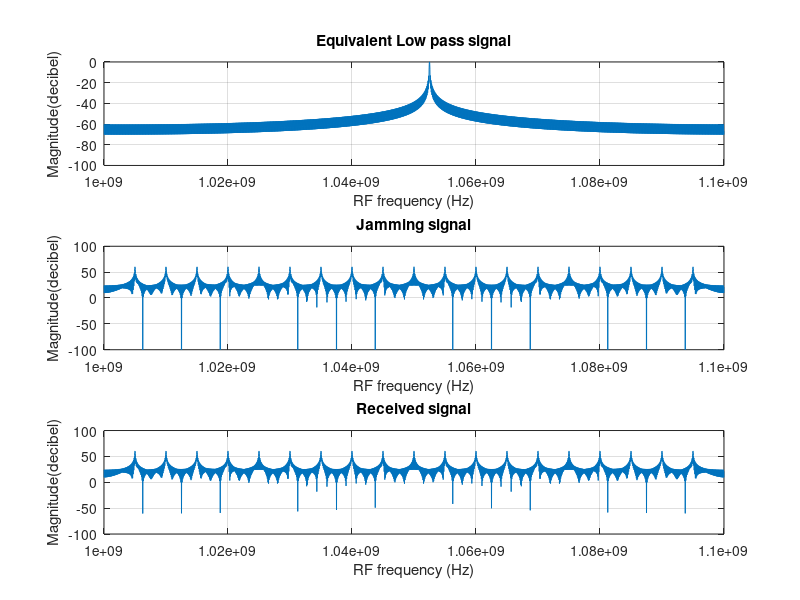
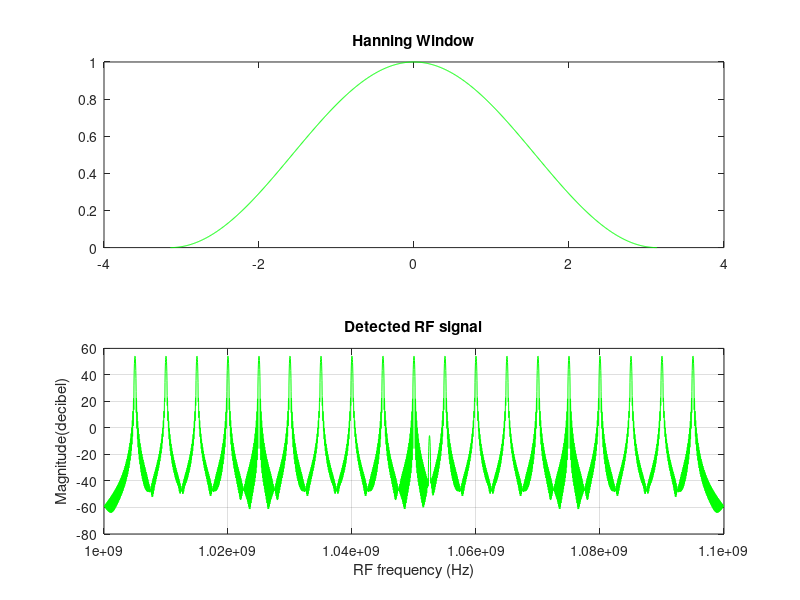
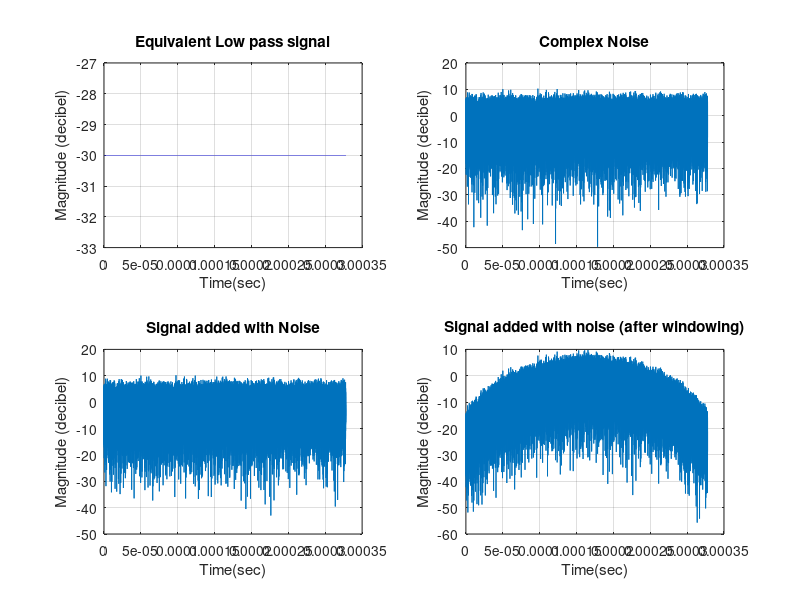
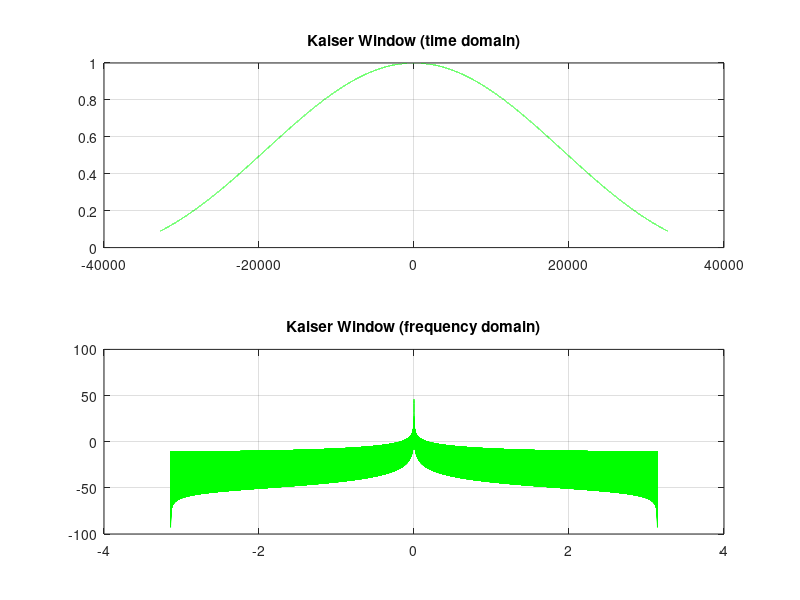

MATLAB code for these plots, in order:

%DSP-EECE 520 Project
%DFT Processing for Jammed Signals
%Scenario #1 (Sinusoidal Jamming) - Part A

    %initializing
    f_h=1.1*10^9;   %highest frequency
    f_l=1*10^9; %lowest frequency
    B=f_h-f_l;  %bandwidth
    g=5*10^6;   %gap spacing of 5Mhz
    Fs=2*B; %sampling rate
    T=1/Fs; %sample spacing
    N=2^10;
    N_zp=4*N;   %zero padding
    s=0;
    t=(0:N-1)*T;
    N1=2^16;
    t1=(0:N1-1)*T;
    
    fm=2*((-B/2)+2.5*10^6+(g*randi(18)));   %unknown RF frequency
    x=(10^-3)*exp(1j*2*pi*fm*t);    %unknown RF signal
    for f=2*((-B/2+g):g:(B/2-g))
        y=exp(1j*2*pi*f*t);
        s=s+y;
    end
    
    %received signal
    r=x+s;  
    X=fftshift(fft(x,N_zp));
    S=fftshift(fft(s,N_zp));
    R=fftshift(fft(r,N_zp));
    
    omeg=(-(N_zp/2):(N_zp/2)-1)*2*pi/(N_zp);   %DT Frequency
    f2=f_l+(B/2)*((omeg/pi)+1);
    
    %Windowing
    H=hanning(length(x)); %hanning
    hann=transpose(H);
    r2=r.*hann;
    R2=fftshift(fft(r2,N_zp));
    f3=(-N/2:N/2-1)*2*pi/N;
    
    %plots
    figure(1);
    subplot(3,1,1)
    plot(f2,20*log10(abs(X)));
    xlabel('RF frequency (Hz)');
    ylabel('Magnitude(decibel)');
    title('Equivalent Low pass signal');
    axis([10^9 1.1*10^9 -100 0]);
    grid
    subplot(3,1,2);
    plot(f2,20*log10(abs(S)));
    xlabel('RF frequency (Hz)');
    ylabel('Magnitude(decibel)');
    title('Jamming signal');
    axis([10^9 1.1*10^9 -100 100]);
    grid
    subplot(3,1,3);
    plot(f2,20*log10(abs(R)));
    xlabel('RF frequency (Hz)');
    ylabel('Magnitude(decibel)');
    title('Received signal');
    axis([10^9 1.1*10^9 -100 100]);
    grid
    
    figure(2);
    subplot(2,1,1);
    plot(f3, hann,'g');
    title('Hanning Window');
    subplot(2,1,2);
    grid
    plot(f2, 20*log10(abs(R2)),'g');
    title('Detected RF signal');
    xlabel('RF frequency (Hz)');
    ylabel('Magnitude(decibel)');
    grid
    
%Scenario #1 (Sinusoidal Jamming with addition of Additive White Gausian
%Noise) - Part B
    
    %desired signal
    x1=(10^-1.5)*exp(1j*2*pi*fm*t1);
    X1=fftshift(fft(x1,4*N1));
    
    %jamming signal (gaussian noise)
    sx=size(x1);
    gn=(1/sqrt(2))*(randn(sx)+ 1j*randn(sx));
    GN=fftshift(fft(gn,4*N1));
    
    %windowing 
    w=kaiser(N1,4);
    win=transpose(w);
    W=fftshift(fft(win,2*N1));
   
    %received signal 
    z=(x1+gn).*win;
    
    %processing at different values of N
    Z=fftshift(fft(z(1:N1)));
    Z1=fftshift(fft(z(1:N1), 2*N1));
    Z2=fftshift(fft(z(1:N1), 4*N1));
    Z3=fftshift(fft(z(1:N1), 8*N1));
    Z4=fftshift(fft(z(1:N1), 16*N1));
    
    omega=(-N1/2:N1/2-1)*2*pi/(N1);
    f=f_l+(B/2)*((omega/pi)+1);
    omega1=(-(2*N1/2):(2*N1/2)-1)*2*pi/(2*N1);
    f1=f_l+(B/2)*((omega1/pi)+1);
    omega2=(-(N1*4/2):(N1/2*4)-1)*2*pi/(N1*4);
    f2=f_l+(B/2)*((omega2/pi)+1);
    omega3=(-(N1*8/2):(N1*8/2)-1)*2*pi/(N1*8);
    f3=f_l+(B/2)*((omega3/pi)+1);
    omega4=(-(N1*16/2):(N1*16/2)-1)*2*pi/(N1*16);
    f4=f_l+(B/2)*((omega4/pi)+1);
    
    %plots
    figure(3);
    subplot(2,2,1)
    plot(t1,20*log10(abs(x1)));
    xlabel('Time(sec)');
    ylabel('Magnitude (decibel)');
    title('Equivalent Low pass signal');
    grid
    subplot(2,2,2)
    plot(t1,20*log10(abs(gn)));
    xlabel('Time(sec)');
    ylabel('Magnitude (decibel)');
    title('Complex Noise');
    grid
    subplot(2,2,3)
    plot(t1,20*log10(abs(x1+gn)));
    xlabel('Time(sec)');
    ylabel('Magnitude (decibel)');
    title('Signal added with Noise');
    grid
    subplot(2,2,4)
    plot(t1,20*log10(abs(z)));
    xlabel('Time(sec)');
    ylabel('Magnitude (decibel)');
    title('Signal added with noise (after windowing)');
    grid
    
    figure(4);
    subplot(2,1,1);
    plot((-N1/2:N1/2-1),win,'g');
    title('Kaiser Window (time domain)');
    grid
    subplot(2,1,2);
    plot(omega1,10*log10(abs(W)),'g');
    title('Kaiser Window (frequency domain)');
    grid
    
    figure(5);
    subplot(2,2,1);
    plot(f1,10*log10(abs(Z1)));
    title('2X Zero padding');
    grid
    subplot(2,2,2);
    plot(f2,10*log10(abs(Z2)));
    title('4X Zero padding');
    grid
    subplot(2,2,3);
    plot(f3,10*log10(abs(Z3)));
    title('8X Zero padding');
    grid
    subplot(2,2,4);
    plot(f4,10*log10(abs(Z4)));
    title('16X Zero padding');
    grid
    
    figure(6);
    subplot(2,2,1);
    plot(f2,10*log10(abs(X1)));
    xlabel('RF frequency(Hz)');
    ylabel('Magnitude(decibel)');
    title('Signal peak');
    axis([10^9 1.1*10^9 -150 60]);
    grid
    subplot(2,2,2);
    plot(f2,10*log10(abs(GN)));
    xlabel('RF frequency(Hz)');
    ylabel('Magnitude (decibel)');
    title('AWGN (frequency domain)');
    grid
    subplot(2,2,3);
    plot(f2,10*log10(abs(X1+GN)));
    xlabel('RF range(Hz)');
    ylabel('Magnitude (decibel)');
    title('Signal added with AWG noise');
    grid
    subplot(2,2,4);
    plot(f,10*log10(abs(Z)));
    xlabel('RF range(Hz)');
    ylabel('Magnitude (decibel)');
    title('Signal added with AWG noise (after windowing)');
    grid